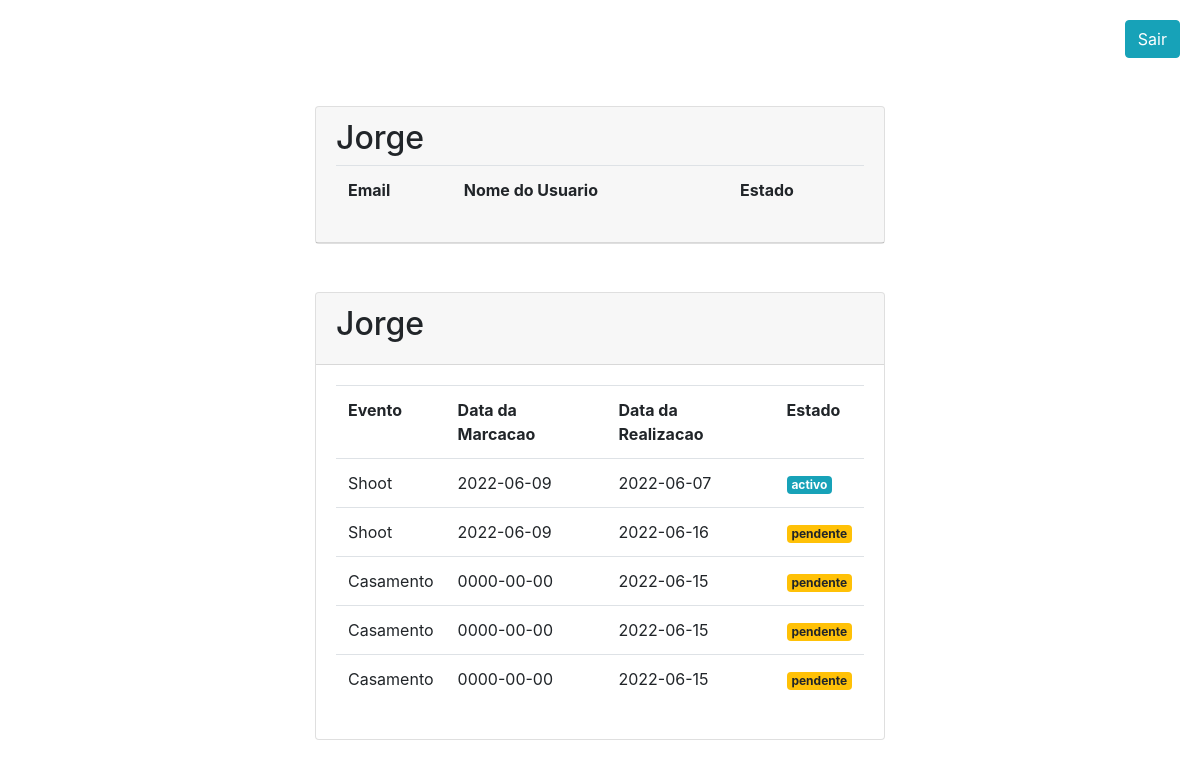
/Cliente.php (signed in), run on the app's committed database.
### tables this page shows
CREATE TABLE `cliente` (
  `idcliente` int(11) NOT NULL,
  `evento` varchar(255) NOT NULL,
  `pacote` varchar(255) NOT NULL,
  `data` date NOT NULL,
  `texto` varchar(255) NOT NULL,
  `status` varchar(11) NOT NULL,
  `datamarc` date NOT NULL,
  `idc` int(11) NOT NULL,
  `fotografo` int(11) NOT NULL
);

### Cliente.php (the view, shortened to what this page needs)
<?php
require 'header.php';
$usuario = $_SESSION["usuario"];
$nomeUsuario = $_SESSION["usuario"][0];
$sql = "SELECT * FROM cliente inner join  usuario  on usuario.id=cliente.idcliente WHERE email ='$usuario[2]'";
$statement = $connection->prepare($sql);
$statement->execute();
$cliente = $statement->fetchAll(PDO::FETCH_OBJ);
?>
<div class="container  col-md-6">
    <div class="card mt-5">
        <div class="card-header ">
            <table class="table table-hover">
                <tr>
                    <th>Email</th>
                    <th>Nome do Usuario</th>
                    <th>Estado</th>
                </tr>
                <h2><?php echo $nomeUsuario; ?></h2>
            </table>
        </div>
    </div>
</div>
<div class="container  col-md-6">
    <div class="card mt-5">
        <div class="card-header ">
            <h2><?php echo $nomeUsuario; ?></h2>
        </div>
        <div class="card-body">
            <table class="table table-hover">
                <tr>
                    <th>Evento</th>
                    <th>Data da Marcacao</th>
                    <th>Data da Realizacao</th>
                    <th>Estado</th>
                </tr>
                <?php foreach ($cliente as $person) : ?>
                    <tr>
                        <td><?= $person->evento; ?></td>
                        <td><?= $person->datamarc; ?></td>
                        <td><?= $person->data; ?></td>
                        <td>
                            <?php if ($person->status == "feito") : ?>
                                <span class="badge badge-success"><?= $person->status; ?></span>
                            <?php elseif ($person->status == "pendente") : ?>
                                <span class="badge badge-warning"><?= $person->status; ?></span>
                            <?php else : ?>
                                <span class="badge badge-info"><?= $person->status; ?></span>
                            <?php endif; ?>
                        </td>
                    </tr>
                <?php endforeach; ?>
            </table>
        </div>
    </div>
</div>

### data on the page
cliente: evento "Shoot", datamarc "2022-06-09", data "2022-06-07", status "activo"
cliente: evento "Shoot", datamarc "2022-06-09", data "2022-06-16", status "pendente"
cliente: evento "Casamento", datamarc "0000-00-00", data "2022-06-15", status "pendente"
cliente: evento "Casamento", datamarc "0000-00-00", data "2022-06-15", status "pendente"
cliente: evento "Casamento", datamarc "0000-00-00", data "2022-06-15", status "pendente"

### other printed values
$nomeUsuario "Jorge"
